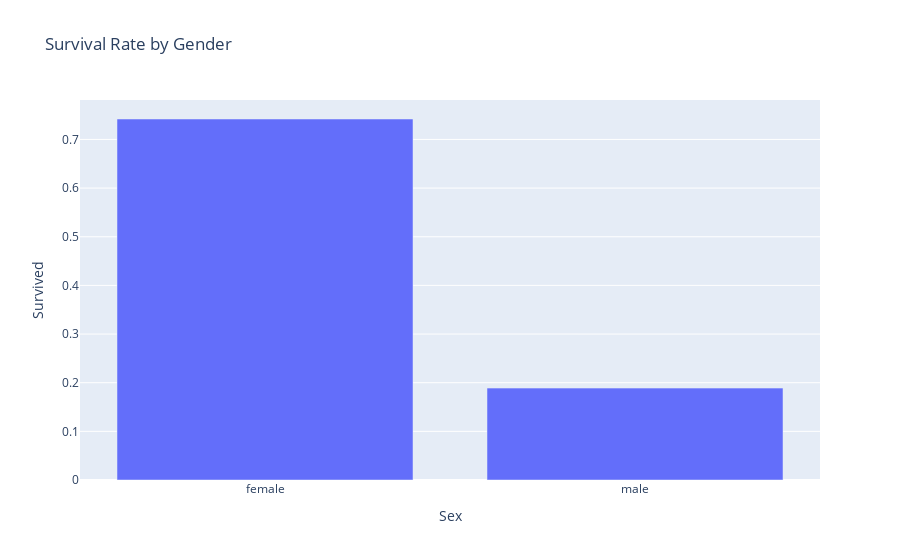

Source (notebook cell):
### Markdown cell above
### Survival rate by gender:

### Code cell
gender_survival = data.groupby('Sex')['Survived'].mean().reset_index()
fig = px.bar(gender_survival, x='Sex', y='Survived', title='Survival Rate by Gender')
fig.show()

### Figure 1 — Plotly figure (JSON) as saved in the notebook; plotly's stock layout.template omitted (floating-point values rounded to 4 significant figures)
{"data": [{"alignmentgroup": "True", "hovertemplate": "Sex=%{x}<br>Survived=%{y}<extra></extra>", "legendgroup": "", "marker": {"color": "#636efa", "pattern": {"shape": ""}}, "name": "", "offsetgroup": "", "orientation": "v", "showlegend": false, "textposition": "auto", "type": "bar", "x": ["female", "male"], "xaxis": "x", "y": [0.742, 0.1889], "yaxis": "y"}], "layout": {"barmode": "relative", "legend": {"tracegroupgap": 0}, "title": {"text": "Survival Rate by Gender"}, "xaxis": {"anchor": "y", "domain": [0, 1], "title": {"text": "Sex"}}, "yaxis": {"anchor": "x", "domain": [0, 1], "title": {"text": "Survived"}}}}
